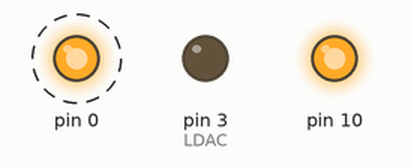
A sketch run on a simulated Arduino Uno, built with avr-gcc and run on an emulated ATmega328P. Shown: output pins drawn as LEDs (lit = HIGH). Dashed ring = blinking. Pins used as bus, display or sensor lines are not drawn.

Above: at 0.6 s.
Timing chart, 0 to 5.3 s (numbered marks = the images above):
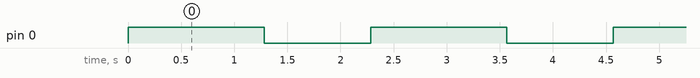

Measured:
- by itself, pin 0: alternates HIGH for 1.3 s and LOW for 1.0 s

The sketch:

01_dac_test.ino
```cpp
#include <SPI.h>
#include <Arduino.h>

const int PIN_CS = 1;
const int GAIN_1 = 0x1;
const int GAIN_2 = 0x0;
int output_v = 0;
int tempo = 10000;
int pattern = 0;
int stepper = 0;
uint32_t counter = 0;


void setup()
{
  pinMode(PIN_CS, OUTPUT);
  pinMode(3, OUTPUT); //LDAC
  pinMode(PD0, OUTPUT);
  digitalWrite(3, LOW);
  SPI.begin();
  SPI.setClockDivider(SPI_CLOCK_DIV2);
}

//assuming single channel, gain=2
void setOutput(unsigned int val)
{
  byte lowByte = val & 0xff;
  byte highByte = ((val >> 8) & 0xff) | 0x10;

  PORTB &= 0xfb;
  SPI.transfer(highByte);
  SPI.transfer(lowByte);
  PORTB |= 0x4;
}

void setOutput(byte channel, byte gain, byte shutdown, unsigned int val)
{
  byte lowByte = val & 0xff;
  byte highByte = ((val >> 8) & 0xff) | channel << 7 | gain << 5 | shutdown << 4;

  //PORTB &= 0xfb;
  digitalWrite(PIN_CS, LOW);
  SPI.transfer(highByte);
  SPI.transfer(lowByte);
  digitalWrite(PIN_CS, HIGH);
}


void loop()
{
 digitalWrite(PD0, HIGH);
 //high-res triangular wave
 for (int i=0; i < 4096; i+=32)
 {
  setOutput(0, GAIN_2, 1, i);
  setOutput(1, GAIN_2, 1, i);
  //setOutput(i);
  delay(10);
 }
 digitalWrite(PD0, LOW);
 delay(1000);

}
```
